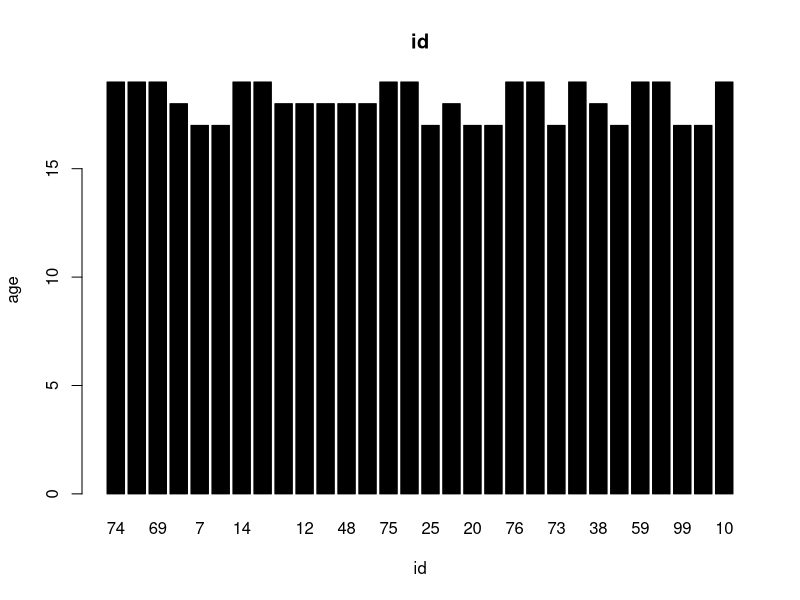
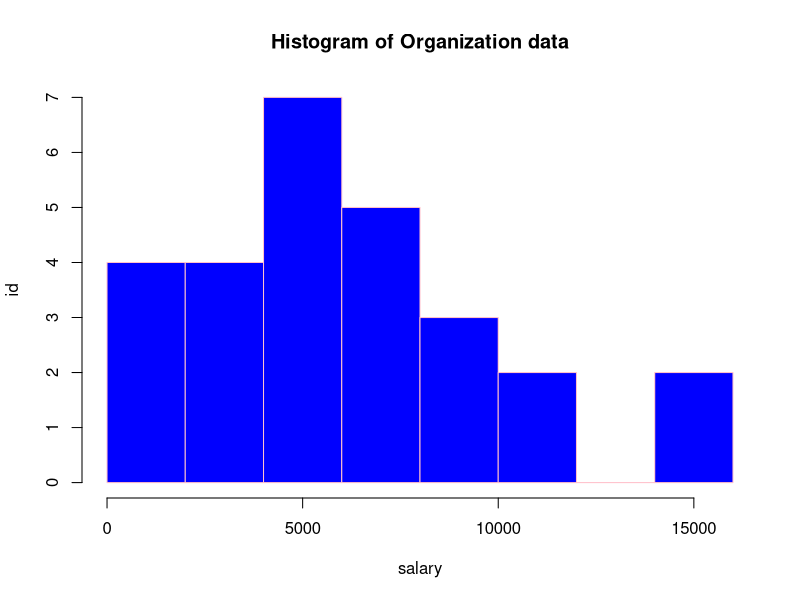
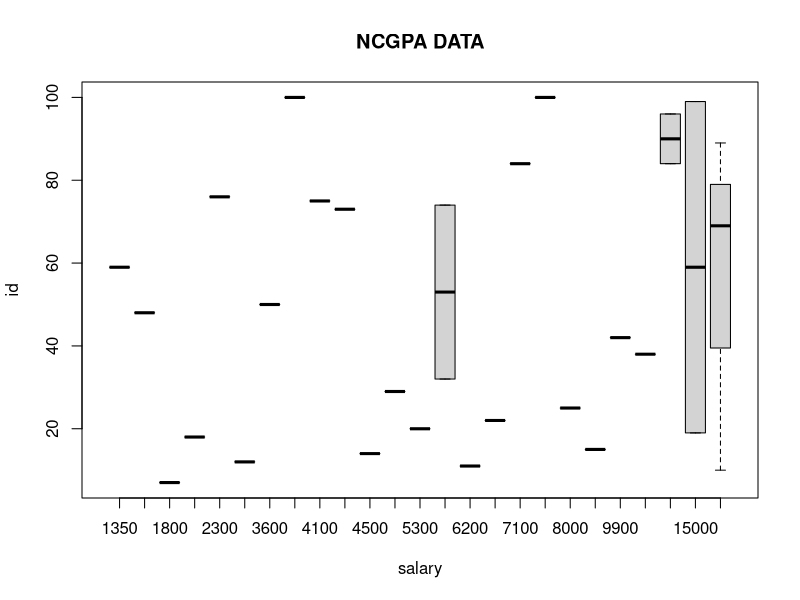
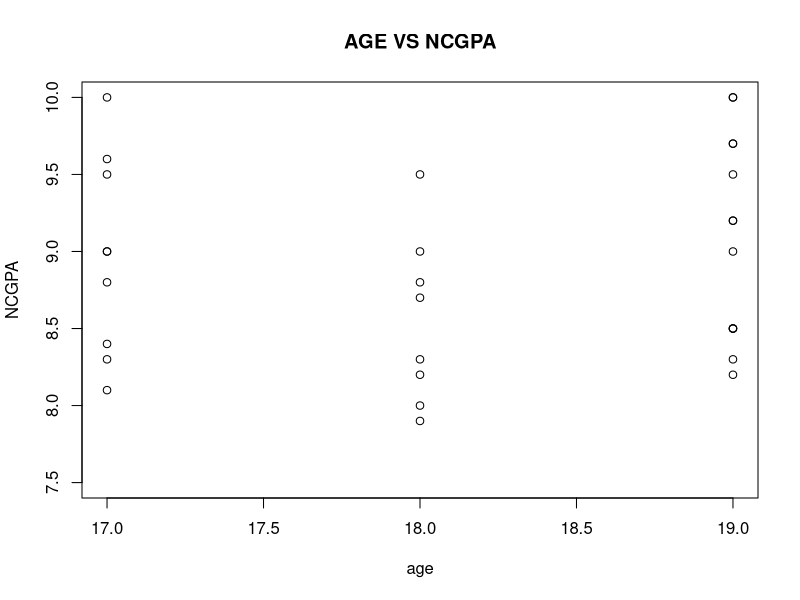
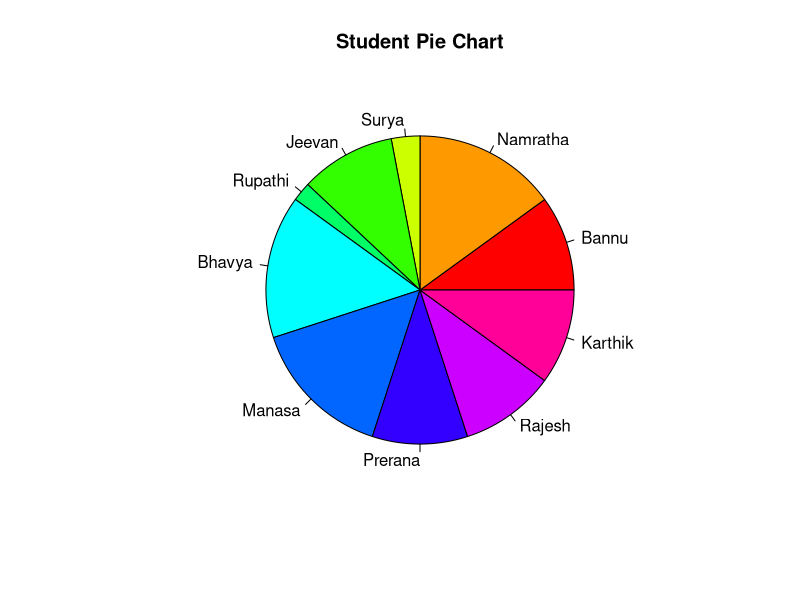
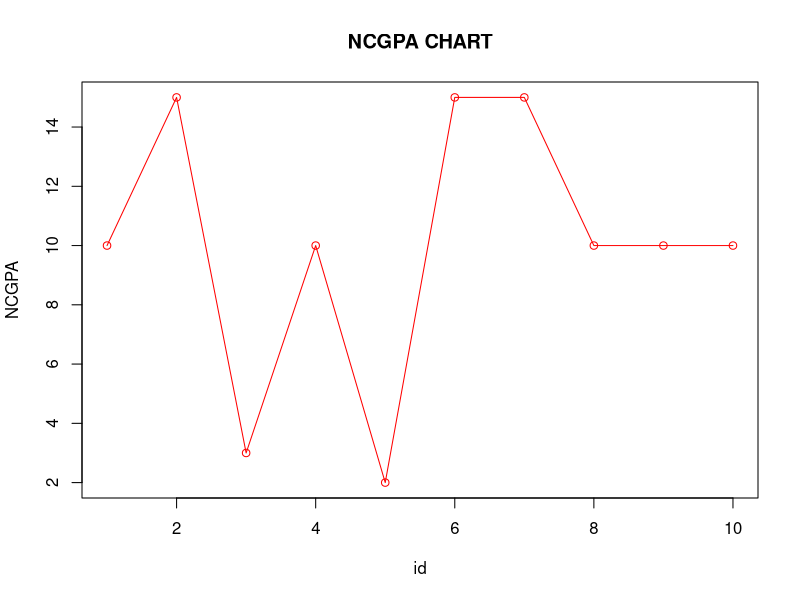

Write R code to recreate these figures, in order.
#CREATE DIFFERENT DATA FRAMES(STUDENT DATA,ORGANIZATION DATA)
#1.CREATE/IMPORT DATA
#STUDENT DATA
id=c("21BCE7001","21BCE7134", "21BCE7212", "21BCE7307", "21BCE7401", "21BCE7576","21BCE7653", "21BCE7754", NA, "21BCE9542", "21BCE7977", "21BCE8008", "21BCE8122","21BCE8236","21BCE8341", "21BCE8557", "21BCE8627", NA, "21BCE8851","21BCE8951", "21BCE9002", "21BCE9194", "21BCE9270", "21BCE9333", "21BCE9494", NA, "21BCE9582", "21BCE9585","21BCE9664", "21BCE9671")
names=c("Bannu", "Manasa", "Eswar", "Gayathri", NA, "Phani", "Gauthami", "Rajesh", NA, "N irmala", "Syandilya", "Ramya", "Krithvi", "Prasanna", "Aditya", "Subhash", "Bhumika", "Har shitha", "Omkar", "Dhatri", "Pradeep", "Prerana", "Lakshmi", "Karthik", "Vikram", "Rupath i", "Surya", NA, "Jeevan", "Bhavya")
age=c(19,19, 19, 18, 17, 17, 19, 19, 18, 18, 18, 18, 18, 19, 19, 17, 18, 17, 17, 19, 19, 17, 19,18,17,19,19,17,17,19)
NCGPA=c(NA, 9.0,8.5,8.2,9.0,9.5,9.2,8.3,8.8,9.5,9.0,8.0, 7.9,8.2,9.2, 9.6,8.7,8.3, 8.1,9.7, 10.0,9.0,9.5,8.3,8.4, 8.5,9.7,8.8, 10.0, 10.0)
student_data=data.frame(id, names, age, NCGPA)
student_data
#ORGANIZATION DATA
id=c(74,96,69,18,07, NA, 14, 19, NA, 12, 50, 48, 32, 75, 89, 25, 15, 20, 22, 76, 84, 73, 42, 38, 29,59,84,99,11,10)
names=c("Anup", "Sudheer", "Faizan", "Anamika", "Lakshmi", "Pratheek", "Prem", "Iqba1", "Kiran", "Anirban", "Rithambara", "Sharma", "Asha", "Anindita", "Ramya","Dheeraj", "Eswaraiah", "Arjith", "Rafael", "Sudhakar", "Peeyush", "Ranjan", "Francis", "Susmitha", "Neelesh", "Ravi", "Manoj", "Basheer", "Chandu", "Harish")
salary=c(6000, 12000, NA, 2000, 1800, 3900, 4500, 15000, 7800, 3000, 3600, 1400, 6000, 4100, NA, 8000, 9400, 5300, 6700, 2300, 7100, 4400, 9900, 10000, 5000, 1350, 12000, 15000, 6200, NA)
organization_data=data.frame(id,names,salary)
organization_data
#2.PERFORM ORDERING OF DATA
student_data[order(student_data$NCGPA),]
organization_data[order(organization_data$id),]
#3.FINDING AND REMOVING DUPLICATE DATA
duplicated(student_data)
duplicated(organization_data)
duplicated(student_data$age)
duplicated(organization_data$salary)
duplicated(student_data$NCGPA)
unique(student_data$age)
unique(organization_data$salary)
unique(student_data$NCGPA)
#4.HANDLE THE MISSING VALUES AND PERFORM SUMMARIZE
student_data$age[is.na(student_data$age)]=19
student_data
student_data$NCGPA[is.na(student_data$NCGPA)]=8.5
student_data
student_data$id[is.na(student_data$id)]="21BCE9999"
student_data
student_data$names[is.na(student_data$names)]="Namratha"
student_data
organization_data$names[is.na(organization_data$names)]="Anindita"
organization_data
organization_data$id[is.na(organization_data$id)]=100
organization_data
organization_data$salary[is.na(organization_data$salary)]=19500
organization_data
#5.MERGING OPERATIONS
df1=merge(student_data,organization_data,by="id",all=TRUE)
df1
df2=merge(student_data,organization_data,by="id",all.x=TRUE)
df2
df3=merge(student_data,organization_data,by="id",all.y=TRUE)
df3
df4=merge(student_data,organization_data,by=NULL)
df4
df5=merge(student_data,organization_data)
df5
#6.PROJECT THE DATA VALUES USING BASIC PLOTS
#BAR GRAPH
barplot(names.arg=id,age,main="id",xlab="id",ylab="age",col="black")
#HISTOGRAM
hist(names.arg=id,salary,main="Histogram of Organization data",xlab="salary",ylab="id",col="blue",border="pink")
#BOX PLOT
boxplot(id~salary,data=organization_data,xlab="salary",ylab="id",main="NCGPA DATA")
#SCATTER PLOT
plot(x=student_data$age, y=student_data$NCGPA, xlab="age", ylab ="NCGPA",xlim=c (17,19), ylim=c(7.5,10), main="AGE VS NCGPA")
#PIE CHART
x <- c(10,15,3,10,2,15,15,10,10,10)
labels <- c("Bannu", "Namratha", "Surya", "Jeevan", "Rupathi", "Bhavya", "Manasa", "Prerana", "Rajesh", "Karthik")
pie(x, labels, main = "Student Pie Chart", col = rainbow (length(x)))
#LINE GRAPH
plot(x,type="o",col="red",xlab="id",ylab="NCGPA",main="NCGPA CHART")